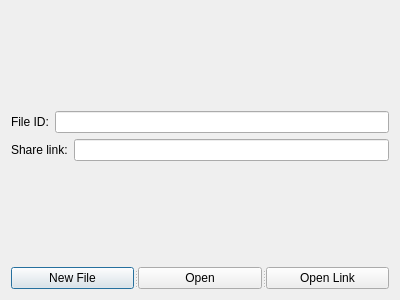
<?xml version="1.0" encoding="UTF-8"?>
<ui version="4.0">
 <class>FileSelector</class>
 <widget class="QDialog" name="FileSelector">
  <property name="geometry">
   <rect>
    <x>0</x>
    <y>0</y>
    <width>400</width>
    <height>300</height>
   </rect>
  </property>
  <property name="windowTitle">
   <string>Select File ID</string>
  </property>
  <layout class="QVBoxLayout" name="verticalLayout">
   <item>
    <spacer name="verticalSpacer_2">
     <property name="orientation">
      <enum>Qt::Vertical</enum>
     </property>
     <property name="sizeHint" stdset="0">
      <size>
       <width>20</width>
       <height>40</height>
      </size>
     </property>
    </spacer>
   </item>
   <item>
    <layout class="QFormLayout" name="formLayout">
     <item row="0" column="0">
      <widget class="QLabel" name="label">
       <property name="text">
        <string>File ID:</string>
       </property>
      </widget>
     </item>
     <item row="0" column="1">
      <widget class="QLineEdit" name="fileIdForm">
       <property name="inputMethodHints">
        <set>Qt::ImhDigitsOnly</set>
       </property>
       <property name="inputMask">
        <string>9999999999</string>
       </property>
       <property name="maxLength">
        <number>10</number>
       </property>
      </widget>
     </item>
    </layout>
   </item>
   <item>
    <layout class="QFormLayout" name="formLayout">
     <item row="0" column="0">
      <widget class="QLabel" name="label2">
       <property name="text">
        <string>Share link:</string>
       </property>
      </widget>
     </item>
     <item row="0" column="1">
      <widget class="QLineEdit" name="shareLinkForm" />
     </item>
    </layout>
   </item>
   <item>
    <spacer name="verticalSpacer">
     <property name="orientation">
      <enum>Qt::Vertical</enum>
     </property>
     <property name="sizeHint" stdset="0">
      <size>
       <width>20</width>
       <height>40</height>
      </size>
     </property>
    </spacer>
   </item>
   <item>
    <widget class="QSplitter" name="splitter">
     <property name="orientation">
      <enum>Qt::Horizontal</enum>
     </property>
     <widget class="QPushButton" name="newButton">
      <property name="text">
       <string>New File</string>
      </property>
     </widget>
     <widget class="QPushButton" name="openButton">
      <property name="text">
       <string>Open</string>
      </property>
     </widget>
     <widget class="QPushButton" name="openLinkButton">
      <property name="text">
       <string>Open Link</string>
      </property>
     </widget>
    </widget>
   </item>
  </layout>
 </widget>
 <resources/>
 <connections>
  <connection>
   <sender>openButton</sender>
   <signal>clicked()</signal>
   <receiver>FileSelector</receiver>
   <slot>getFile()</slot>
   <hints>
    <hint type="sourcelabel">
     <x>348</x>
     <y>290</y>
    </hint>
    <hint type="destinationlabel">
     <x>106</x>
     <y>229</y>
    </hint>
   </hints>
  </connection>
  <connection>
   <sender>newButton</sender>
   <signal>clicked()</signal>
   <receiver>FileSelector</receiver>
   <slot>newFile()</slot>
   <hints>
    <hint type="sourcelabel">
     <x>117</x>
     <y>276</y>
    </hint>
    <hint type="destinationlabel">
     <x>153</x>
     <y>182</y>
    </hint>
   </hints>
  </connection>
  <connection>
   <sender>openLinkButton</sender>
   <signal>clicked()</signal>
   <receiver>FileSelector</receiver>
   <slot>openLink()</slot>
   <hints>
    <hint type="sourcelabel">
     <x>117</x>
     <y>276</y>
    </hint>
    <hint type="destinationlabel">
     <x>153</x>
     <y>182</y>
    </hint>
   </hints>
  </connection>
 </connections>
 <slots>
  <slot>getFile()</slot>
  <slot>newFile()</slot>
  <slot>openLink()</slot>
 </slots>
</ui>
